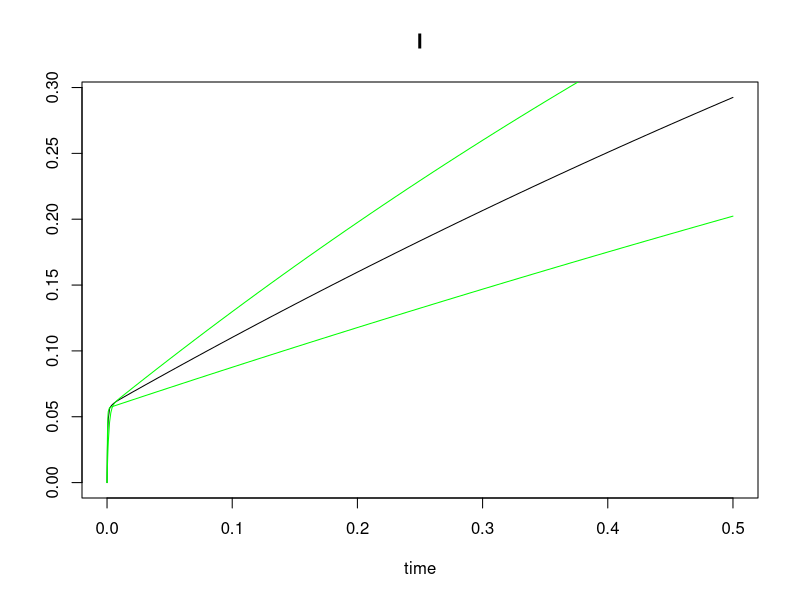

This figure's R source:
#This is free, open-source software under GNU GPLv3. It comes with no warranty. It concerns radiogenic mouse HG tumorigenesis
#Written by Mark Ebert, Edward Huang, Dae Woong, and Ray Sachs, summer 2017.
#Relevant references and their abbreviations in commenting this script are the following.
#".93Alp"=Alpen et al. "Tumorigenic potential of high-Z, high-LET charged-particle radiations." Rad Res 136:382-391.(1993)
#".94Alp"=Alpen et al. "Fluence-based relative biological effectiveness for charged particle carcinogenesis in mouse Harderian gland." Adv Space Res 14(10): 573-581. (1994).  
#"16Chang"=Chang et al. "Harderian Gland Tumorigenesis: Low-Dose and LET Response." Radiat Res 185(5): 449-460. (2016).  
#"16Srn"=1.	Siranart et al."Mixed Beam Murine Harderian Gland Tumorigenesis: Predicted Dose-Effect Relationships if neither Synergism nor Antagonism Occurs." Radiat Res 186(6): 577-591. (2016).  
#"17Cuc"=Cucinotta & Cacao. "Non-Targeted Effects Models Predict Significantly Higher Mars Mission Cancer Risk than Targeted Effects Models." Sci Rep 7(1): 1832. (2017).  PMC5431989
rm(list=ls())
library(deSolve)
dfr=data.frame( #data used in 16Chang  
  Dose=c(0.2,0.4,0.6,1.2,2.4,3.2,5.1,7,0.05,0.1,0.15,0.2,0.4,0.8,1.6,0.05,0.1,0.2,0.4,0,0.1,0.2,0.4,0.8,1.6,0.4,0.8,1.6,3.2,0.05,0.1,0.2,0.4,0.8,0.1,0.2,0.4,0.8,0.1,0.2,0.4,0.04,0.08,0.16,0.32,0.033,0.066,0.13,0.26,0.52,.2, .4, .6),
  HG=c(0.091,0.045,0.101,0.169,0.347,0.431,0.667,0.623,0.156,0.215,0.232,0.307,0.325,0.554,0.649,0.123,0.145,0.207,0.31,0.026,0.083,0.25,0.39,0.438,0.424,0.093,0.195,0.302,0.292,0.109,0.054,0.066,0.128,0.286,0.183,0.167,0.396,0.536,0.192,0.234,0.317,0.092,0.131,0.124,0.297,0.082,0.088,0.146,0.236,0.371,.154,.132,.333),#HG prevalence as defined in 16Chang
  NWeight=c(520,2048,1145,584,313,232,293,221,1162,877,455,409,374,223,320,742,661,347,131,6081,1091,251,244,191,131,645,255,199,111,649,378,973,833,201,468,381,197,109,496,257,185,1902,1063,884,350,1767,1408,874,299,261,322,206,67),
  #nominal weight for weighted least squaresregression; see .93Alp. The Lanthanum entries were obtained by measuring the main graph in 17Cuc 
  #index=c(rep(1,8),rep(0,17), rep(1,4),  rep(0,24)),#index=0 for Z>3 ions, 1 otherwise. But now no longer needed.
  L=c(rep(1.6,8),rep(193,7),rep(250,4),rep(195,6),rep(0.4,4),rep(25,5),rep(464,4),rep(193,3),rep(70,4),rep(100,5),rep(953,3)), ##L=LET=LET_infinity=stopping power
  Z=c(rep(2,8),rep(26,17),rep(1,4),rep(10,5),rep(43,4),rep(26,3),rep(14,4),rep(22,5),rep(57,3)),#proton #, e.g. 2 for 2He4
  Zeff=c(rep("TBD",53)),# effective ion charge according to the formula of W.H Barkas. Zeff <= Z. Calculated below
  beta=c(rep("TBD",53)),# ion speed, relative to speed of light, calculated below
  MeVperu=c(rep(228,8),rep(600,7),rep(300,4),rep(600,6),rep(250,4),rep(670,5),rep(600,4),rep(600,3),rep(260,4),rep(1000,5),rep(593,3)),#Kinetic energy in MeV, divided by atomic mass, e.g. divided by 4u=4x931.5 MeV/c^2 for 2He4
  Katz=c(rep("TBD",53)),#for fully ionized nuclei, Katz's Z^2/beta^2, Calculated below. It is part of the Bethe Barkas Bloch equation for stopping power. Our calculations don't use Katz, but various similar calculations do.
  ion=c(rep("He4",8),rep("Fe56",17),rep("p",4),rep("Ne20",5),rep("Nb93",4),rep("Fe56",3),rep("Si28",4),rep("Ti48",5),rep("La139",3)),
  comments=c(".93AlpLooksOK",rep("",7),".93AlplooksOK",rep('',11),".93Alp.no.iso", "not in 17Cuc (or 16Chang?)",rep("",3),"16Chang all OK?",rep('',24),".94Alp","From graphs",'e.g. in 17Cuc')) 
Y=0.001*dfr[,"MeVperu"]# convert to GeV/u for convenience in a calculation
dfr[,"Katz"]=round((dfr[,"Z"])^2*(2.57*Y^2+4.781*Y+2.233)/(2.57*Y^2+4.781*Y),2)#special relativistic calculation of Z^2/beta^2. The numerics include conversion from GeV to joules and from u to kg.
dfr[,"beta"]=round(dfr[,"Z"]*sqrt(1/dfr[,"Katz"]),3)#i.e. Z*sqrt(beta^2/Z^2)
dfr[,"Zeff"]=round(dfr[,"Z"]*(1-exp(-125*dfr[,"Z"]^(-2.0/3))),2)#Barkas formula for Zeff; for us Zeff is almost Z


dfra=dfr[c(1:19,26:53),] ##removes the zero dose case and the no isograft data

##HERE OUR NEW HZE/NTE MODEL; works well. Uses 3 adjustable parameters. There is also an HZE/TE model and NTE or TE models for Z<=3, but this script only has the HZE/NTE model: all models are for Z>3 and all data is for Z>=8  ## 
dfrHZE=subset(dfra,Z>3) #look only at HZE not at much lower LET ions. #In next line phi controls how fast NTE build up from zero; not really needed during calibration since 150*phi*Dose/L>>1 at every observed Dose !=0. phi needed for later synergy calculations
phi=1000# Even larger phi should give the same final results, but might cause extra problems with R.
HZEm=nls(HG~.0275+(1-exp(-0.01*(aa1*L*Dose*exp(-aa2*L)+(1-exp(-150*phi*Dose/L))*kk1))),data=dfrHZE, weights=NWeight,start=list(aa1=.9,aa2=.003, kk1=6))#calibrating parameters; 
summary(HZEm,correlation=T)#; vcov(HZEm)# parameter values & accuracy; variance-covariance matrix
HZEc=coef(HZEm)#calibrated central values of the 3 parameters.  Next is the IDER, =0 at dose 0
HHC=function(Dose,L) 0.01*(HZEc[1]*L*Dose*exp(-HZEc[2]*L)+(1-exp(-150*phi*Dose/L))*HZEc[3])#calibrated hazard function
HZEC=function(Dose,L) 1-exp(-HHC(Dose,L))#Calibrated IDER

HZES=function(Dose,L){                 #Calculate slopes for later use in calculating I(d)
  0.01*(HZEc[1]*L*exp(-HZEc[2]*L)+exp(-150*phi*Dose/L)*HZEc[3]*150*phi/L)*exp(-HHC(Dose,L))
  }# made a numerical check at dose 10 for L=193. Got agreement to six significant figures
#Looks OK up to here
dose=c(seq(0, .00001, by = 0.000001),seq(.00002,.0001,by=.00001),seq(.0002,.001,by=.0001),seq(.002,.01,by=.001),seq(.02,.5,by=.01))##look carefully near zero, but go out to 0.5 Gy
#dose=dose[1:30] #can be used to zoom in on very low doses
#We will adapt Dae's use of ode() and uniroot() to our model and our data but all the rest of from Dae is irrelevant to us.
MIXDER_function = function(r, L,d =dose,aa1=HZEc[1],aa2=HZEc[2],kk1=HZEc[3]) {
   dE=function(yini,State,Pars){
     aa1=aa1;aa2=aa2;kk1=kk1
     with(as.list(c(State, Pars)), {
       aa= vector(length = length(L))
       u = vector(length = length(L))
       for (i in 1:length(L)) {
         aa[i] = aa1*L[i]*exp(-aa2*L[i])
         u[i] = uniroot(function(d) 1-exp(-0.01*(aa[i]*d+(1-exp(-150*phi*d/L[i]))*kk1)) - I, lower = 0, upper = 10, tol = 10^-10)$root
       }
       dI = vector(length = length(L))
       for (i in 1:length(L)) {
         dI[i] = r[i]*0.01*(aa[i]+exp(-150*phi*u[i]/L[i])*kk1*150*phi/L[i])*exp(-0.01*(aa[i]*u[i]+(1-exp(-150*phi*u[i]/L[i]))*kk1))

       }
       dI = sum(dI)
       return(list(c(dI)))
     })
   }
   pars = NULL; yini = c(I= 0); d = d
   out = ode(yini,times = d, dE, pars, method = "radau")
   return(out)
}##### End from Dae 
r=c(.5,.5)
L=c(50,200)
INCRL=MIXDER_function(r,L)#incremental effect additivity
plot(INCRL, type='l')
lines(dose,HZEC(dose,200),col='green')#component #1
lines(dose,HZEC(dose,50),col='green') #component #2
#To Be Done: 1 Why all the warnings? 2. add simple effect additivity S(d) and graphs including S(d). 3. graphs at dose ranges (0,.5) and (0,0.0001)
##Then: add this script to the main script (there is a lot of overlap)
##Then I(d) for mixtures involving light ions
##Then Monte Carlofor 95%CI
